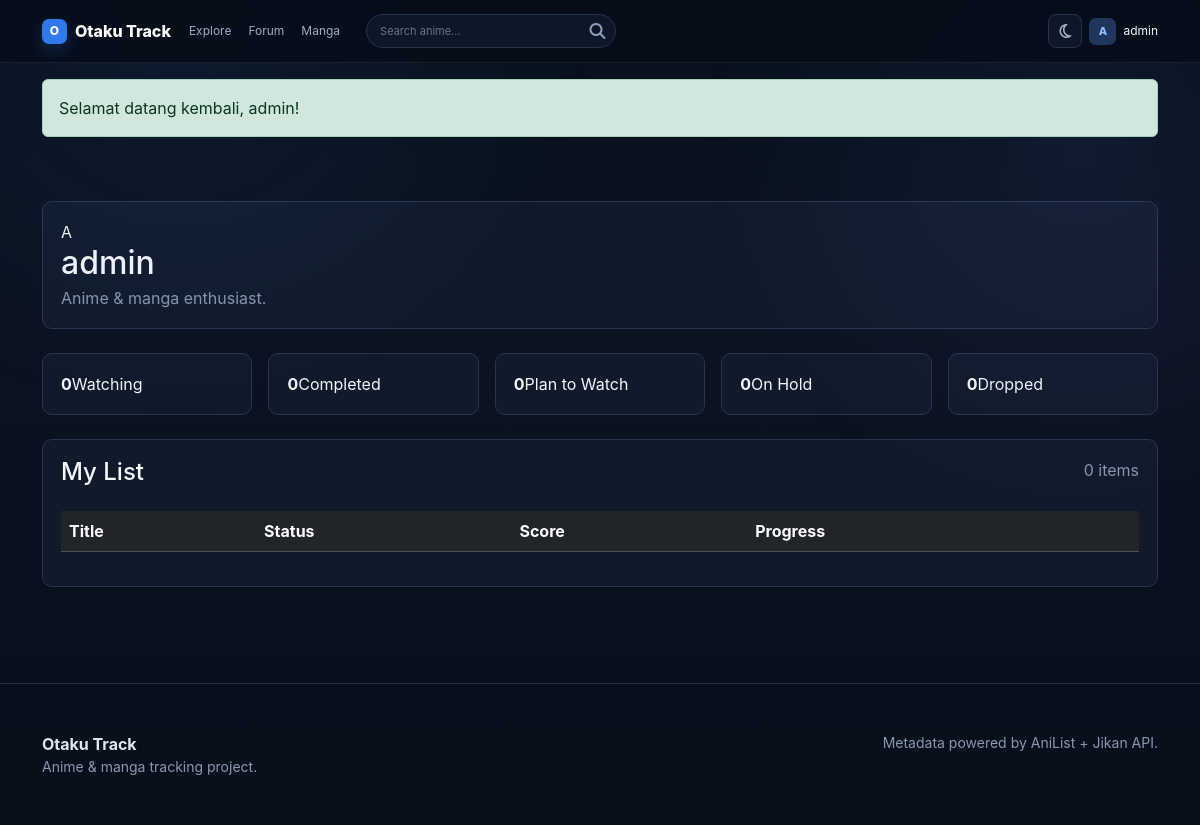
Screenshot of /index.php?page=profile (signed in) with the database file from the repository.
### tables this page shows
CREATE TABLE IF NOT EXISTS users (
    id INT UNSIGNED AUTO_INCREMENT PRIMARY KEY,
    username VARCHAR(50) NOT NULL UNIQUE,
    email VARCHAR(150) NOT NULL UNIQUE,
    password_hash VARCHAR(255) NOT NULL,
    role ENUM('user','admin') NOT NULL DEFAULT 'user',
    avatar_url VARCHAR(500) NULL,
    bio TEXT NULL,
    reset_token_hash VARCHAR(64) NULL,
    reset_expires_at DATETIME NULL,
    created_at TIMESTAMP DEFAULT CURRENT_TIMESTAMP,
    updated_at TIMESTAMP DEFAULT CURRENT_TIMESTAMP ON UPDATE CURRENT_TIMESTAMP
);

### app/bootstrap.php (called while the page is built, shortened)
<?php
require_once __DIR__ . '/../config/database.php';
require_once __DIR__ . '/helpers.php';
function render(string $view, array $data = []): void
{
    extract($data);
    require __DIR__ . '/../views/partials/header.php';
    require __DIR__ . '/../views/' . $view . '.php';
    require __DIR__ . '/../views/partials/footer.php';
}

### app/helpers.php (called while the page is built, shortened)
<?php
function e(?string $value): string { return htmlspecialchars($value ?? '', ENT_QUOTES, 'UTF-8'); }
function url(string $path = ''): string {
    $path = ltrim($path, '/');
    if (strpos($path, '?') === false && strpos($path, '&') !== false) {
        [$route, $query] = explode('&', $path, 2);
        return BASE_URL . '/index.php?page=' . rawurlencode($route) . '&' . $query;
    }
    return BASE_URL . '/index.php?page=' . rawurlencode($path);
}
function asset_url(string $path): string {
    return rtrim(BASE_URL, '/') . '/' . ltrim($path, '/');
}
function flash(string $key, ?string $message = null): ?string { if ($message !== null) { $_SESSION['_flash'][$key] = $message; return null; } $v = $_SESSION['_flash'][$key] ?? null; unset($_SESSION['_flash'][$key]); return $v; }
function current_user(): ?array { static $u=false; if ($u!==false) return $u; if (empty($_SESSION['user_id'])) return $u=null; $s=db()->prepare('SELECT id,username,email,role,avatar_url,bio,created_at FROM users WHERE id=?'); $s->execute([(int)$_SESSION['user_id']]); return $u=$s->fetch()?:null; }
function require_login(): void { if (!current_user()) { flash('error','Silakan login terlebih dahulu.'); redirect('login'); } }
function get(string $key,mixed $default=null): mixed { return $_GET[$key]??$default; }

### config/database.php (called while the page is built, shortened)
<?php
function db(): PDO
{
    static $pdo = null;
    if ($pdo instanceof PDO) {
        return $pdo;
    }
    $dsn = 'mysql:host=' . DB_HOST . ';dbname=' . DB_NAME . ';charset=utf8mb4';
    $pdo = new PDO($dsn, DB_USER, DB_PASS, [
        PDO::ATTR_ERRMODE => PDO::ERRMODE_EXCEPTION,
        PDO::ATTR_DEFAULT_FETCH_MODE => PDO::FETCH_ASSOC,
        PDO::ATTR_EMULATE_PREPARES => false,
    ]);
    return $pdo;
}

### views/profile/profile.php (the view, shortened to what this page needs)
<div class="container py-5"><div class="profile-head content-card mb-4"><div class="avatar"><?= strtoupper(substr($u['username'],0,1)) ?></div><div><h2 class="mb-1"><?= e($u['username']) ?></h2><p class="text-secondary mb-0"><?= e($u['bio'] ?: 'Anime & manga enthusiast.') ?></p></div></div>
<div class="row g-3 mb-4"><?php foreach(['watching'=>'Watching','completed'=>'Completed','plan_to_watch'=>'Plan to Watch','on_hold'=>'On Hold','dropped'=>'Dropped'] as $k=>$v): ?><div class="col-6 col-md"><div class="stat-card"><strong><?= (int)($stats[$k]??0) ?></strong><span><?= $v ?></span></div></div><?php endforeach; ?></div>
<div class="content-card"><div class="d-flex justify-content-between"><h4>My List</h4><span class="text-secondary"><?= count($items) ?> items</span></div>
<div class="table-responsive mt-3"><table class="table table-dark table-hover align-middle"><thead><tr><th>Title</th><th>Status</th><th>Score</th><th>Progress</th><th></th></tr></thead></table></div>
</div></div>

### views/partials/header.php (shortened to what this page needs)
<?php $u=current_user(); ?>
<!doctype html><html lang="id"><head>
<link href="https://cdn.jsdelivr.net/npm/bootstrap@5.3.3/dist/css/bootstrap.min.css" rel="stylesheet">
<link href="https://cdnjs.cloudflare.com/ajax/libs/font-awesome/6.7.2/css/all.min.css" rel="stylesheet">
<link href="<?=e(asset_url('assets/css/app.css'))?>" rel="stylesheet"></head>
<body>
<nav class="site-nav"><div class="container nav-inner">
<a class="brand" href="<?=url('home')?>"><span class="brand-mark">O</span><span>Otaku Track</span></a>
<div class="nav-links"><a href="<?=url('search&type=anime')?>">Explore</a><a href="<?=url('forum')?>">Forum</a><a href="<?=url('search&type=manga')?>">Manga</a></div>
<form class="nav-search" method="get" action="<?=e(asset_url('index.php'))?>"><input name="q" value="<?=e((string)get('q',''))?>" placeholder="Search anime..." aria-label="Search anime"><button><i class="fa-solid fa-magnifying-glass"></i></button></form>
<div class="nav-actions"><button class="icon-btn" id="theme-toggle" title="Ganti tema" type="button" aria-label="Ganti tema"></button>
<?php if($u): ?><a class="user-pill" href="<?=url('profile')?>"><span class="mini-avatar"><?=e(strtoupper(substr($u['username'],0,1)))?></span><?=e($u['username'])?></a><?php else: ?><a class="login-link" href="<?=url('login')?>">Login</a><a class="register-btn" href="<?=url('register')?>">Register</a><?php endif; ?></div>
</div></nav>
<main>
<?php if($msg=flash('success')):?><div class="container pt-3"><div class="alert alert-success"><?=e($msg)?></div></div><?php endif; ?>

### assets/css/app.css (style rules this page uses)
:root { --bg:#070e1a;--bg2:#0b1322;--panel:#111b2d;--panel2:#152139;--line:#263651;--text:#f5f7fb;--muted:#8997ad;--blue:#3f83f8;--blue2:#6aa6ff;--shadow:0 20px 60px rgba(0,0,0,.28) }
* { box-sizing:border-box }
html { scroll-behavior:smooth }
body { margin:0;background:linear-gradient(180deg,#07101c 0,#0b1220 40%,#080f1b 100%);color:var(--text);font-family:Inter,ui-sans-serif,system-ui,-apple-system,BlinkMacSystemFont,"Segoe UI",sans-serif;min-height:100vh }
body:before { content:"";position:fixed;inset:0;pointer-events:none;background:radial-gradient(circle at 15% 0,rgba(53,107,181,.12),transparent 32%),radial-gradient(circle at 90% 18%,rgba(86,104,196,.10),transparent 30%) }
a { color:inherit;text-decoration:none }
.container { width:min(1180px,calc(100% - 32px));margin-inline:auto }
.text-secondary,.muted { color:var(--muted)!important }
.site-nav { position:sticky;top:0;z-index:1000;background:rgba(7,14,26,.92);border-bottom:1px solid rgba(255,255,255,.07);backdrop-filter:blur(16px) }
.nav-inner { min-height:62px;display:flex;align-items:center;gap:18px }
.brand { display:flex;align-items:center;gap:8px;color:#fff;font-weight:800;white-space:nowrap }
.brand-mark { width:25px;height:25px;border-radius:7px;display:grid;place-items:center;background:#3178ee;color:#fff;font-size:12px;box-shadow:0 6px 18px #3178ee44 }
.nav-links { display:flex;gap:17px }
.nav-links a,.login-link { color:#9daabe;font-size:12px }
.nav-search { margin-left:8px;display:flex;width:250px;height:34px;background:#0e1728;border:1px solid #24334d;border-radius:18px;overflow:hidden }
.nav-search input { min-width:0;flex:1;border:0;outline:0;background:transparent;color:#fff;padding:0 13px;font-size:11px }
.nav-search input::placeholder { color:#66758d }
.nav-search button { width:35px;border:0;background:transparent;color:#8ca0be }
.nav-actions { margin-left:auto;display:flex;align-items:center;gap:7px }
.icon-btn { width:34px;height:34px;border:1px solid #25354e;border-radius:8px;background:#0e1728;color:#a9b7cc }
.user-pill { display:flex;align-items:center;gap:7px;font-size:12px }
.mini-avatar { width:27px;height:27px;border-radius:7px;background:#20365f;color:#91bfff;display:grid;place-items:center;font-size:11px;font-weight:800 }
.content-card,.auth-card,.stat-card { background:#101a2b;border:1px solid #253650;border-radius:10px;padding:18px }

### rows the page displays
users: username "A", username "admin", bio "Anime & manga enthusiast."

### other values shown
$msg "Selamat datang kembali, admin!"
$stats[$k] "0"
$v "Watching"
$v "Completed"
$v "Plan to Watch"
$v "On Hold"
$v "Dropped"
count($items) "0"
